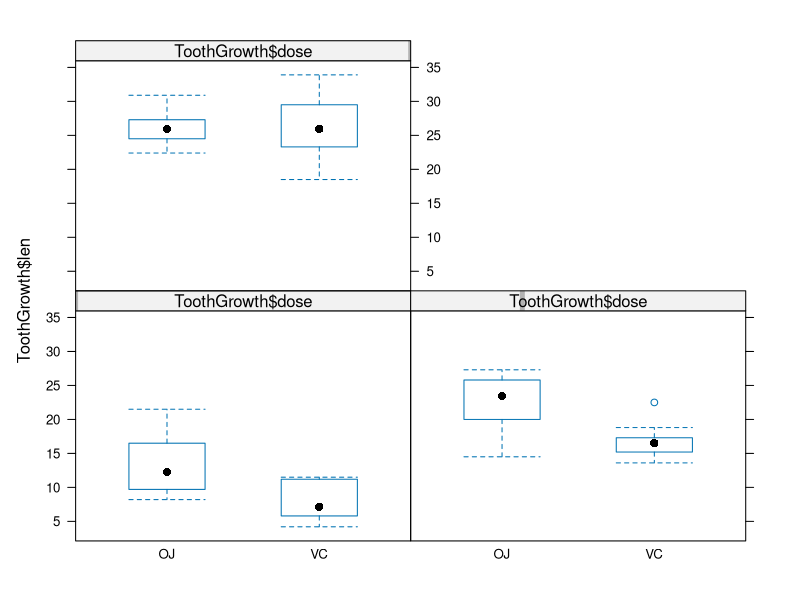

Write the R code that produced this figure.
## ---- chunk 1
library(lattice)
data(ToothGrowth)
str(ToothGrowth)
table(ToothGrowth$supp,ToothGrowth$dose)
bwplot(ToothGrowth$len ~ToothGrowth$supp | ToothGrowth$dose)
## ---- chunk 2

## ---- chunk 3
summary(ToothGrowth)
aggregate(ToothGrowth$len,list(ToothGrowth$dose,ToothGrowth$supp)
          ,FUN=function(x) c(x_mean = mean(x), x_sd = sd(x)))
## ---- chunk 4
t.test(len ~ supp, data = ToothGrowth)
## ---- chunk 5

d5 <- ToothGrowth[which(ToothGrowth$dose==.5),1]
d10 <- ToothGrowth[which(ToothGrowth$dose==1),1]
d20 <- ToothGrowth[which(ToothGrowth$dose==2),1]

d510_t1 <- t.test(d5, d10, paired=FALSE, var.equal=TRUE)
d510_t2 <- t.test(d5, d10, paired=FALSE, var.equal=FALSE)
d510 <- data.frame("p-value"=c(d510_t1$p.value, d510_t2$p.value),
                          "Conf-Low"=c(d510_t1$conf[1],d510_t2$conf[1]),
                          "Conf-High"=c(d510_t1$conf[2],d510_t2$conf[2]),
                           row.names=c("t1","t2"), "Dose"="[0.5..1]")

d520_t1 <- t.test(d5, d20, paired=FALSE, var.equal=TRUE)
d520_t2 <- t.test(d5, d20, paired=FALSE, var.equal=FALSE)
d520 <- data.frame("p-value"=c(d520_t1$p.value, d520_t2$p.value),
                            "Conf-Low"=c(d520_t1$conf[1],d520_t2$conf[1]),
                            "Conf-High"=c(d520_t1$conf[2],d520_t2$conf[2]), 
                            row.names=c("t1","t2"), "Dose"="[0.5..2]")

d1020_t1 <- t.test(d10, d20, paired=FALSE, var.equal=TRUE)
d1020_t2 <- t.test(d10, d20, paired=FALSE, var.equal=FALSE)
d1020 <- data.frame("p-value"=c(d1020_t1$p.value, d1020_t2$p.value),
                           "Conf-Low"=c(d1020_t1$conf[1],d1020_t2$conf[1]),
                           "Conf-High"=c(d1020_t1$conf[2],d1020_t2$conf[2]), 
                           row.names=c("t1","t2"), "Dose"="[1..2]")
doseTot <- rbind(d510,d520,d1020)
doseTot
